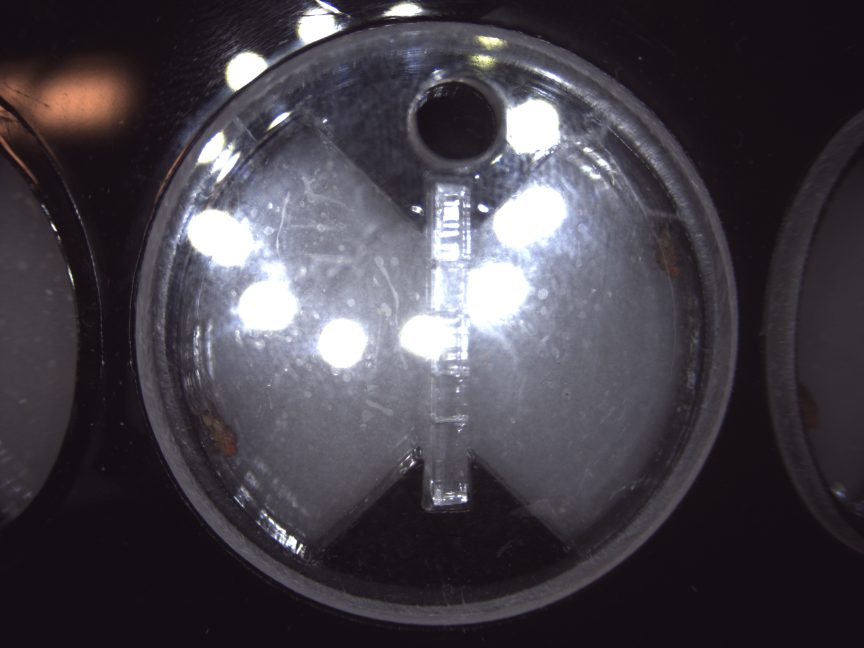
#> input picture curImage.jpg, 2592 x 1944 px (shown at 1/3 size); its folder holds only this picture in this run
$ python -i process.py   (imports and definitions only)
#> lines starting #> are read from the running program, lines starting #| are printed output that depends on the picture
#! /usr/bin/env python

## Copyright (c) 2015, FlySorter, LLC

## Hardcoded program to pick & deposit flies

import cv2
import numpy as np
import time
import ConfigParser

import robotutil

class imageProcess:

    def findFlies(self, image):

        # Copy just the stage part of the image
        self.maskedImage[self.maskIndex] = image[self.maskIndex]
        # Convert masked image to grayscale and threshold
        imgray = cv2.cvtColor(self.maskedImage,cv2.COLOR_BGR2GRAY)
        thresh = cv2.bitwise_not(cv2.threshold(imgray,140,255,cv2.THRESH_BINARY)[1])
        # Find contours in thresholded image
        contours, hierarchy = cv2.findContours(thresh,cv2.RETR_TREE,cv2.CHAIN_APPROX_SIMPLE)

        flyCount = 0
        centers = np.zeros( (flyCount, 2) ).astype(np.float32)

        # Scoring only makes sense if there are flies to count
        if len(contours) >= 0:

        # Loop through all the contours, calculate and keep track of centers
            for i, cntr in enumerate(contours):
                mmnts = cv2.moments(cntr)
                if mmnts['m00'] > 0:
                    xBar = mmnts['m10'] / mmnts['m00']
                    yBar = mmnts['m01'] / mmnts['m00']

                    if ( mmnts['m00'] > self.areaThreshold ):
                        cv2.drawContours(image, cntr, -1, (0, 0, 255), thickness = -1)

                    else:
                        centers = np.append(centers, [[xBar, yBar]], axis=0)
                        cv2.drawContours(image, cntr, -1, (255, 0, 0), thickness = 2)

        return centers

a = imageProcess()
# [1 line not run here, left out]

>>> import cv2
>>> picture = cv2.imread('curImage.jpg', cv2.IMREAD_GRAYSCALE)
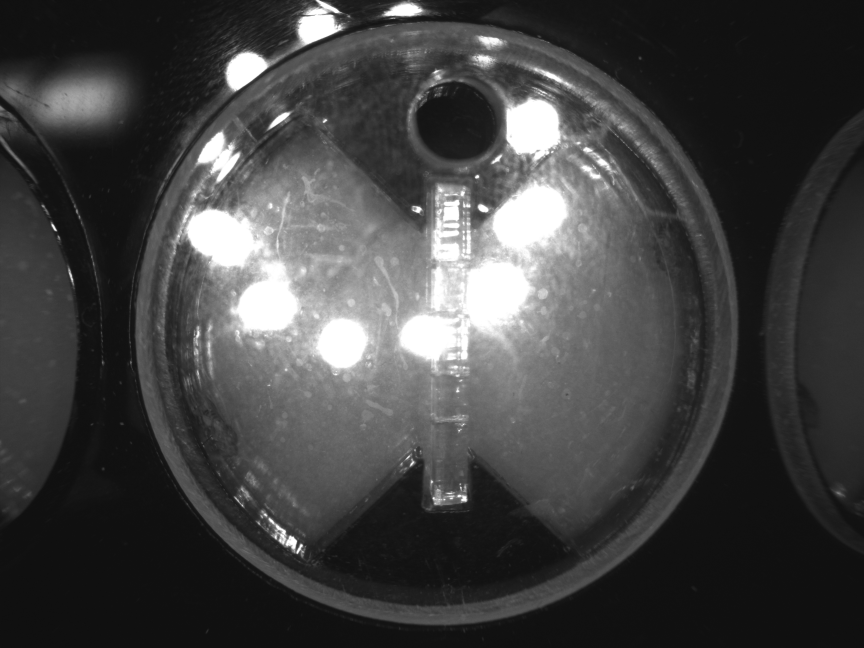
#> picture: shape (1944, 2592) (shown at 1/3 size); min 13, max 255, mean 67.1
#> (the run stopped early here; a loop or call above may not have finished)

$ run again, on template.jpg
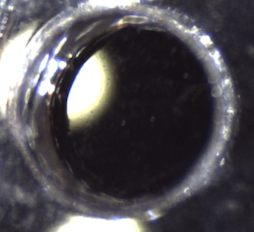
#> input picture template.jpg, 254 x 232 px
#> `picture = cv2.imread('curImage.jpg', cv2.IMREAD_GRAYSCALE)`:
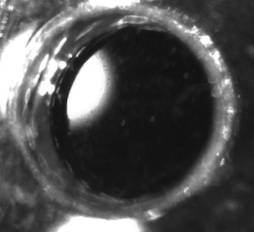
#> picture: shape (232, 254); min 17, max 255, mean 79.9
